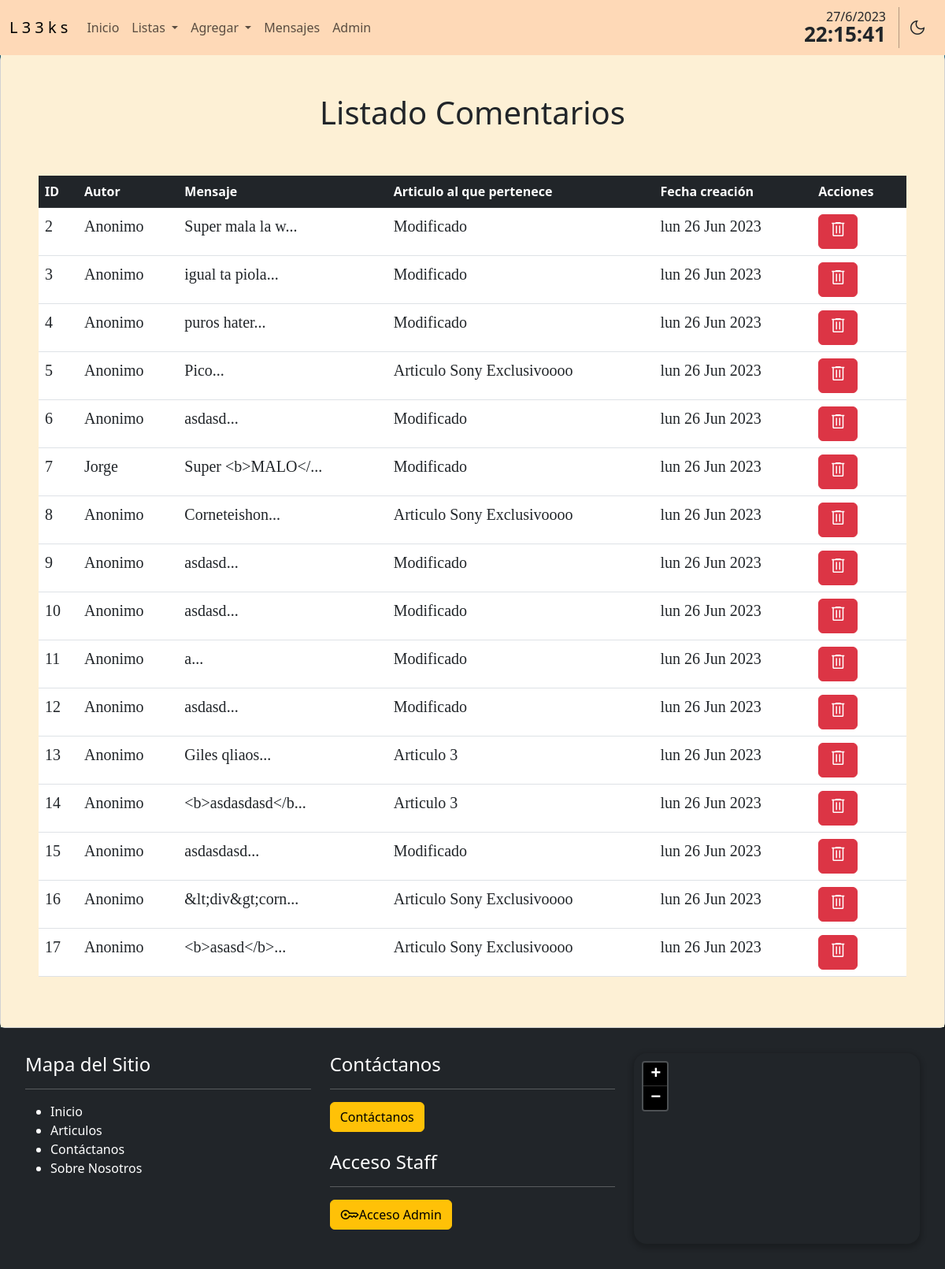
/crud/comentarios/, run on an earlier commit of the app's database.
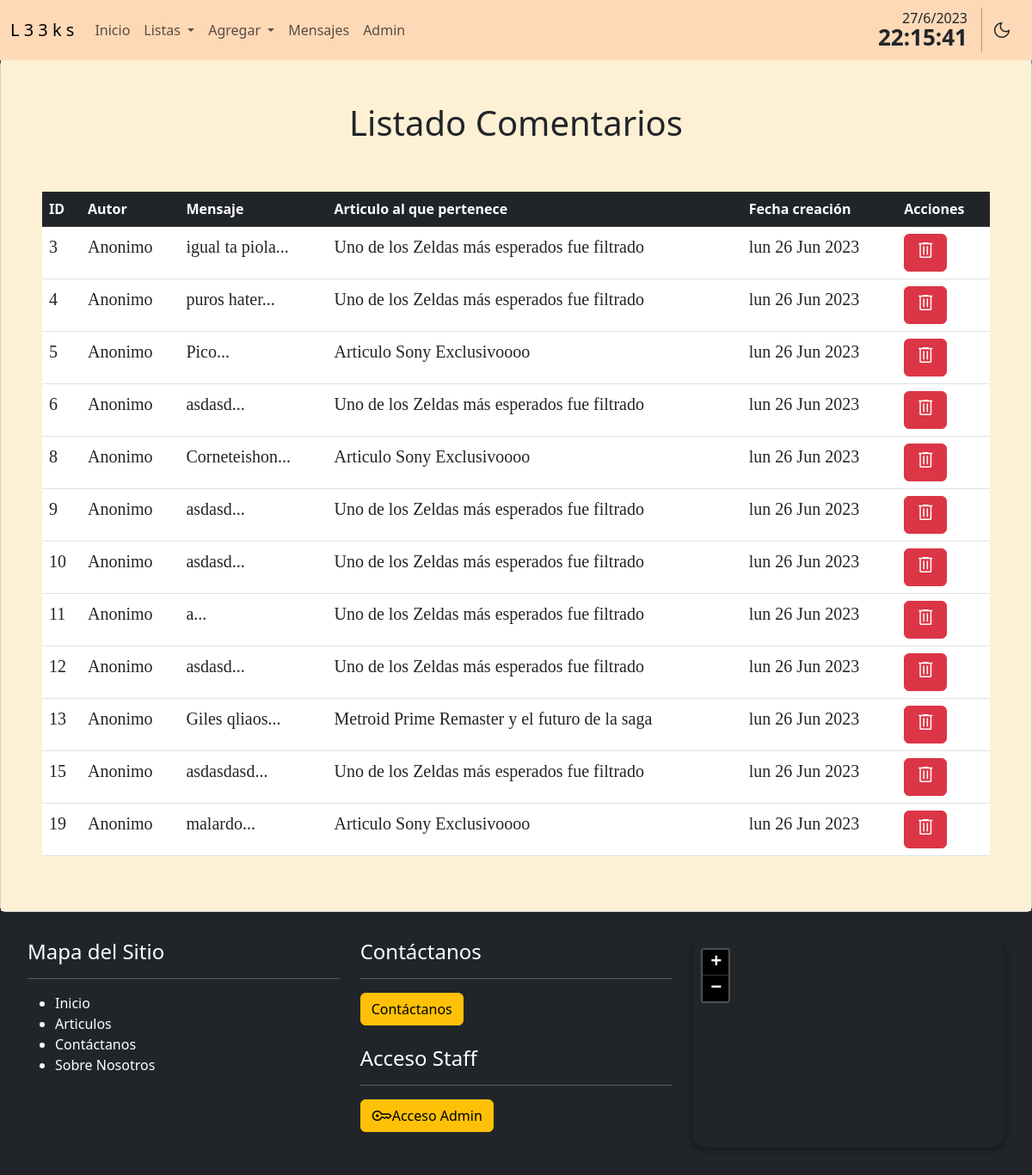
And on a later commit of the database.
### crud/models.py (models this page shows)
class Comentario(models.Model):
    autor = models.CharField(max_length=100,default='Anonimo')
    mensaje = models.CharField(max_length=100)
    id_articulo = models.ForeignKey(Articulo, on_delete=models.CASCADE)
    creacion = models.DateTimeField(verbose_name='Fecha Registro', auto_now_add=True)

class Articulo(models.Model):
    titulo = models.CharField(max_length=255)
    autor = models.CharField(max_length=255,default='Anonimo')
    html_body = models.CharField(max_length=4096)
    headerImage = models.ImageField(verbose_name='ImagenHeader',upload_to='articles',null=True,blank=True)
    articleImage = models.ImageField(verbose_name='ImagenArticulo',upload_to='articles',null=True,blank=True)
    id_compania = models.ForeignKey(Compania, on_delete=models.CASCADE)
    creacion = models.DateTimeField(verbose_name='Fecha Registro', auto_now_add=True)
    actualizacion = models.DateTimeField(verbose_name='Fecha Actualización', auto_now=True)
    def __str__(self):
        return str(self.titulo)

### crud/views.py (the view)
# urls.py: path('comentarios/',listado_comentarios, name="lista-comentarios"),
def listado_comentarios(request):
    context = {'comentario':Comentario.objects.all()}
    return render(request,'crud/comentarios.html',context)

### crud/templates/crud/comentarios.html (shortened to what this page needs)
{% extends 'crud/base.html' %}
{% load static %}
{% block first_content %}
<section>
<div class="container principal ">
    <div class="card px-5 ">
        <div class="card-body fondo p-5">
    <h1 class="p-5 text-center">Listado Comentarios</h1>
        <div class="table-responsive">
            <table class="table table-hover">
                <thead class="table-dark">
                    <tr>
                        <th>ID</th>
                        <th>Autor</th>
                        <th>Mensaje</th>
                        <th>Articulo al que pertenece</th>
                        <th>Fecha creación</th>
                        <th>Acciones</th>
                    </tr>
                </thead>
                <tbody>
                    {% for c in comentario %}
                    <tr>
                        <td class="articulo-index texto-fila ">{{c.id}}</td>
                        <td class="articulo-index texto-fila">{{c.autor}}</td>
                        <td class="articulo-index texto-fila">
                            {{c.mensaje|slice:":15" }}...
                        </td>
                        <td class="articulo-index texto-fila">
                            {{c.id_articulo}}
                        </td>
                        <td class="articulo-index texto-fila">{{c.creacion|date:"D d M Y"}}</td>
                        <td>
                            <a class="btn btn-danger modal-borrar" data-bs-toggle="modal" data-bs-target="#staticBackdrop" data-href="{% url 'eliminar-comentario' idComentario=c.id %}">
                                <span class="material-symbols-outlined">
                                </span>
                            </a>
                        </td>
                    </tr>
                    {% endfor %}
                </tbody>
            </table>
        </div>
    </div>
    </div>
</div>
</section>
{% endblock %}

### crud/templates/crud/base.html (shortened to what this page needs)
<!DOCTYPE html>
<html lang="en">
<head>
    {% load static %}
    <link href="https://cdn.jsdelivr.net/npm/bootstrap@5.3.0-alpha3/dist/css/bootstrap.min.css" rel="stylesheet"
>
    <link rel="stylesheet" href="https://unpkg.com/leaflet@1.9.4/dist/leaflet.css"
/>
    <link rel="stylesheet" type="text/css" href="{% static 'crud/css/custom.css' %}">
</head>
<body>
    <nav class="navbar sticky-top nav-style navbar-expand-lg fondo-nav">
        <div class="container-fluid fondo-nav">
            <a class="navbar-brand" href="{% url 'home' %}">L 3 3 k s</a>
            <div class="collapse navbar-collapse" id="navbarNavDropdown">
                <ul class="navbar-nav">
                    <li class="nav-item">
                        <a class="nav-link {% block home %}{% endblock %}" aria-current="page" href="{% url 'home' %}">Inicio</a>
                    </li>
                    <li class="nav-item dropdown" data-bs-theme="light">
                        <a class="nav-link dropdown-toggle" href="#" role="button" data-bs-toggle="dropdown"
                            aria-expanded="false">
                            Listas
                        </a>
                    </li>
                    <li class="nav-item dropdown" data-bs-theme="light">
                        <a class="nav-link dropdown-toggle" href="#" role="button" data-bs-toggle="dropdown"
                            aria-expanded="false">
                            Agregar
                        </a>
                    </li>
                    <li>
                        <a class="nav-link {% block messages %}{% endblock %}" href="{% url 'mensajes' %}">Mensajes</a>
                    </li>
                    <li>
                        <a class="nav-link" href="{% url 'admin:index' %}">Admin</a>
                    </li>
                </ul>
            </div>
            <div id="util">
                <span id="cHora"></span>
                <div id="cTema" onclick="lumos()">
                    <span class="material-symbols-outlined">dark_mode</span>
                </div>
            </div>
        </div>
    </nav>
    <main>
        {% block first_content %}{% endblock %}
    </main>
    <footer class="mt-auto">
        <div class="container-fluid bg-dark text-white footer-css" id="footer">
            <div class="row">
                <div class="col-md-4">
                    <h4>Mapa del Sitio</h1>
                        <hr>
                        <ul>
                            <li><a class="mapa" href="{% url 'home' %}">Inicio</a></li>
                            <li><a class="mapa" href="{% url 'articles' %}">Articulos</a></li>
                            <li><a class="mapa" href="{% url 'contact' %}">Contáctanos</a></li>
                            <li><a class="mapa" href="{% url 'about' %}">Sobre Nosotros</a></li>
                        </ul>
                </div>
                <div class="col-md-4">
                    <h4>Contáctanos</h4>
                    <hr>
                    <div>
                        <a href="{% url 'contact' %}">
                            <button type="button" class="btn btn-warning" id="kanye">Contáctanos</button>
                        </a>
                    </div>
                    <br>
                    <h4>Acceso Staff</h4>
                    <hr>
                    <a href="{% url 'lista-articulos' %}">
                        <button type="button" class="btn btn-warning" id="btnAdmin">
                            <span class="material-symbols-outlined">key</span>Acceso Admin
                        </button>
                    </a>
                </div>
                <div class="col-md-4">
                    <div id="MapaPieDePagina"></div>
                </div>
            </div>
        </div>
    </footer>
</body>
</html>

### crud/static/crud/css/custom.css (style rules this page uses)
body { background: url('../img/new-york-city-night-background.jpg') no-repeat center center fixed; -webkit-background-size: cover; -moz-background-size: cover; background-size: cover; -o-background-size: cover; }
.material-symbols-outlined { font-variation-settings: 'FILL' 0, 'wght' 400, 'GRAD' 0, 'opsz' 48 }
.articulo-index { font-size: 20px; font-family: 'Times New Roman', Times, serif; }
.fondo { background-color: #fdf0d5; width: calc(100% + 6rem); margin-left: -3rem; margin-top: -3rem; }
.fondo-nav { background-color: #fed9b7; }
.footer-css { padding: 2rem; }
.mapa { text-decoration: none; color: inherit; }
.nav-style { min-height: 70px; }
#util { display: flex; flex-direction: row; align-items: center; }
#cHora { text-align: right; display: inline-block; border-right: 1px solid rgba(0,0,0,.3); padding-right: 16px; }
#MapaPieDePagina { width: 100%; aspect-ratio: 3/2; border-radius: 16px; position: relative; box-shadow: rgba(0, 0, 0, 0.2) 0px 3px 6px 3px; }
.leaflet-container { background-color: #212529; }
#cTema { display: inline-block; height: 100%; display: flex; justify-content: center; }
#cTema span { padding: 8px; cursor: pointer; border-radius: 50%; margin: 0 3px; }
#btnAdmin span { float: left; }
.principal { max-width: initial !important; margin: 0 !important; padding: 0 !important; }

What changed in the data, as far as the page shows it:
removed Comentario: id "2", autor "Anonimo", mensaje "Super mala la w", id_articulo "Modificado", creacion "lun 26 Jun 2023"
removed Comentario: id "7", autor "Jorge", mensaje "Super <b>MALO</", id_articulo "Modificado", creacion "lun 26 Jun 2023"
removed Comentario: id "14", autor "Anonimo", mensaje "<b>asdasdasd</b", id_articulo "Articulo 3", creacion "lun 26 Jun 2023"
removed Comentario: id "16", autor "Anonimo", mensaje "&lt;div&gt;corn", id_articulo "Articulo Sony Exclusivoooo", creacion "lun 26 Jun 2023"
removed Comentario: id "17", autor "Anonimo", mensaje "<b>asasd</b>", id_articulo "Articulo Sony Exclusivoooo", creacion "lun 26 Jun 2023"
changed through a linked row, Comentario "igual ta piola": id_articulo "Modificado" → "Uno de los Zeldas más esperados fue filtrado"
changed through a linked row, Comentario "puros hater": id_articulo "Modificado" → "Uno de los Zeldas más esperados fue filtrado"
changed through a linked row, Comentario id 6: id_articulo "Modificado" → "Uno de los Zeldas más esperados fue filtrado"
changed through a linked row, Comentario id 9: id_articulo "Modificado" → "Uno de los Zeldas más esperados fue filtrado"
changed through a linked row, Comentario id 10: id_articulo "Modificado" → "Uno de los Zeldas más esperados fue filtrado"
changed through a linked row, Comentario id 11: id_articulo "Modificado" → "Uno de los Zeldas más esperados fue filtrado"
changed through a linked row, Comentario id 12: id_articulo "Modificado" → "Uno de los Zeldas más esperados fue filtrado"
changed through a linked row, Comentario "Giles qliaos": id_articulo "Articulo 3" → "Metroid Prime Remaster y el futuro de la saga"
changed through a linked row, Comentario "asdasdasd": id_articulo "Modificado" → "Uno de los Zeldas más esperados fue filtrado"
added Comentario: id "19", autor "Anonimo", mensaje "malardo", id_articulo "Articulo Sony Exclusivoooo", creacion "lun 26 Jun 2023"
